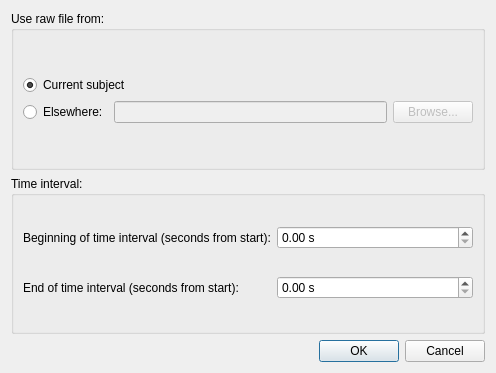
<?xml version="1.0" encoding="UTF-8"?>
<ui version="4.0">
 <class>covarianceRawDialog</class>
 <widget class="QDialog" name="covarianceRawDialog">
  <property name="geometry">
   <rect>
    <x>0</x>
    <y>0</y>
    <width>496</width>
    <height>373</height>
   </rect>
  </property>
  <property name="windowTitle">
   <string>Compute covariance from raw file</string>
  </property>
  <layout class="QGridLayout" name="gridLayout_7">
   <item row="0" column="0">
    <widget class="QGroupBox" name="groupBoxSource">
     <property name="title">
      <string>Use raw file from:</string>
     </property>
     <layout class="QGridLayout" name="gridLayout_6">
      <item row="0" column="0">
       <layout class="QVBoxLayout" name="verticalLayout_2">
        <item>
         <layout class="QHBoxLayout" name="horizontalLayout_5">
          <item>
           <widget class="QRadioButton" name="radioButtonCurrentSubject">
            <property name="text">
             <string>Current subject</string>
            </property>
            <property name="checked">
             <bool>true</bool>
            </property>
            <attribute name="buttonGroup">
             <string notr="true">buttonGroupRawFile</string>
            </attribute>
           </widget>
          </item>
         </layout>
        </item>
        <item>
         <layout class="QHBoxLayout" name="horizontalLayout">
          <item>
           <widget class="QRadioButton" name="radioButtonElsewhere">
            <property name="text">
             <string>Elsewhere:</string>
            </property>
            <attribute name="buttonGroup">
             <string notr="true">buttonGroupRawFile</string>
            </attribute>
           </widget>
          </item>
          <item>
           <widget class="QLineEdit" name="lineEditRawFile">
            <property name="enabled">
             <bool>false</bool>
            </property>
           </widget>
          </item>
          <item>
           <widget class="QPushButton" name="pushButtonBrowse">
            <property name="enabled">
             <bool>false</bool>
            </property>
            <property name="text">
             <string>Browse...</string>
            </property>
           </widget>
          </item>
         </layout>
        </item>
       </layout>
      </item>
     </layout>
    </widget>
   </item>
   <item row="1" column="0">
    <widget class="QGroupBox" name="groupBoxStartEnd">
     <property name="title">
      <string>Time interval:</string>
     </property>
     <layout class="QGridLayout" name="gridLayout_4">
      <item row="0" column="0">
       <widget class="QLabel" name="labelBeginTime">
        <property name="text">
         <string>Beginning of time interval (seconds from start):</string>
        </property>
       </widget>
      </item>
      <item row="0" column="1">
       <widget class="QDoubleSpinBox" name="doubleSpinBoxStartTime">
        <property name="prefix">
         <string/>
        </property>
        <property name="suffix">
         <string> s</string>
        </property>
       </widget>
      </item>
      <item row="1" column="0">
       <widget class="QLabel" name="labelEndTime">
        <property name="text">
         <string>End of time interval (seconds from start):</string>
        </property>
       </widget>
      </item>
      <item row="1" column="1">
       <widget class="QDoubleSpinBox" name="doubleSpinBoxEndTime">
        <property name="suffix">
         <string> s</string>
        </property>
       </widget>
      </item>
     </layout>
    </widget>
   </item>
   <item row="2" column="0">
    <widget class="QDialogButtonBox" name="buttonBox">
     <property name="orientation">
      <enum>Qt::Horizontal</enum>
     </property>
     <property name="standardButtons">
      <set>QDialogButtonBox::Cancel|QDialogButtonBox::Ok</set>
     </property>
    </widget>
   </item>
  </layout>
 </widget>
 <resources/>
 <connections>
  <connection>
   <sender>buttonBox</sender>
   <signal>accepted()</signal>
   <receiver>covarianceRawDialog</receiver>
   <slot>accept()</slot>
   <hints>
    <hint type="sourcelabel">
     <x>486</x>
     <y>821</y>
    </hint>
    <hint type="destinationlabel">
     <x>157</x>
     <y>274</y>
    </hint>
   </hints>
  </connection>
  <connection>
   <sender>buttonBox</sender>
   <signal>rejected()</signal>
   <receiver>covarianceRawDialog</receiver>
   <slot>reject()</slot>
   <hints>
    <hint type="sourcelabel">
     <x>486</x>
     <y>821</y>
    </hint>
    <hint type="destinationlabel">
     <x>286</x>
     <y>274</y>
    </hint>
   </hints>
  </connection>
  <connection>
   <sender>radioButtonElsewhere</sender>
   <signal>toggled(bool)</signal>
   <receiver>lineEditRawFile</receiver>
   <slot>setEnabled(bool)</slot>
   <hints>
    <hint type="sourcelabel">
     <x>91</x>
     <y>155</y>
    </hint>
    <hint type="destinationlabel">
     <x>156</x>
     <y>155</y>
    </hint>
   </hints>
  </connection>
  <connection>
   <sender>radioButtonElsewhere</sender>
   <signal>toggled(bool)</signal>
   <receiver>pushButtonBrowse</receiver>
   <slot>setEnabled(bool)</slot>
   <hints>
    <hint type="sourcelabel">
     <x>44</x>
     <y>145</y>
    </hint>
    <hint type="destinationlabel">
     <x>475</x>
     <y>163</y>
    </hint>
   </hints>
  </connection>
 </connections>
 <buttongroups>
  <buttongroup name="buttonGroupRawFile"/>
  <buttongroup name="buttonGroupIncludeChannels"/>
 </buttongroups>
</ui>
